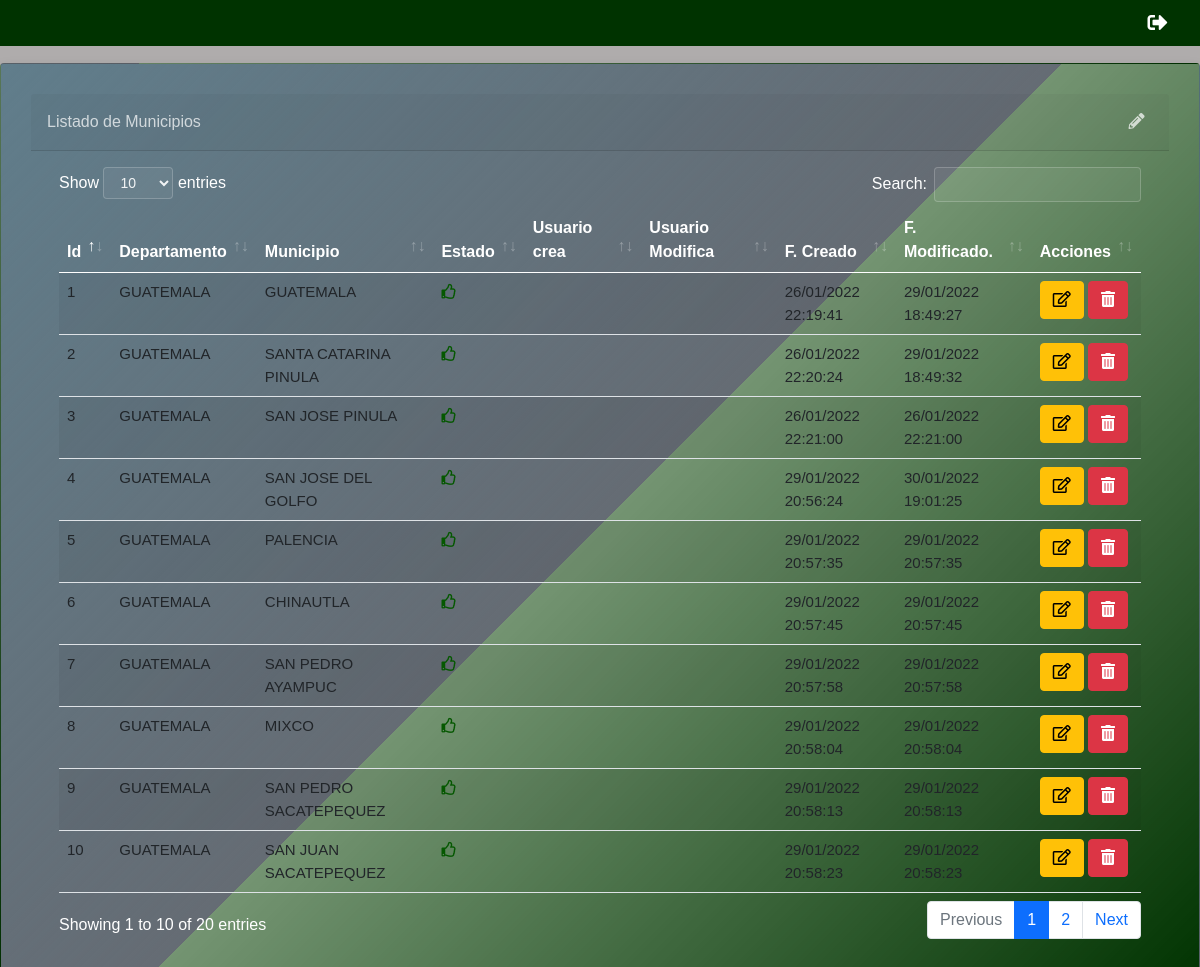
The app's page /link/municipio/list (signed in) with its own data.
### link/models.py (models this page shows, shortened)
class Municipio(ClaseModelo):
    depto = models.ForeignKey(Departamento, on_delete=models.CASCADE)
    muni = models.CharField(max_length=100,
    help_text='Nombre Municipio', unique=True)
    class Meta:
        verbose_name_plural = "Municipios"
        unique_together = ('depto', 'muni')

class Departamento(ClaseModelo):
    nombre = models.CharField(max_length=50,
    unique=True
    )
    iniciales = models.CharField(max_length=10)
    def __str__(self):
        return '{}'.format(self.nombre)
    class Meta:
        verbose_name_plural = "Departamentos"

### link/views.py (the view)
# urls.py: path('municipio/list', municipioview.as_view(), name="municipio_list"),
class municipioview(LoginRequiredMixin, generic.ListView):
    model =  Municipio
    template_name="link/municipio_list.html"
    context_object_name = "obj"
    login_url = "bases:login"

### link/templates/link/municipio_list.html (shortened to what this page needs)
{% extends 'base/base.html' %}
{% block contenido %}
<br><br>
<div class="card shadow mb-4">
    <div
        class="card-header py-3 d-flex flex-row align-items-center justify-content-between">
        <h6 class="m-0 font-weight-bold text-primary">Listado de Municipios</h6>
        <div class="dropdown no-arrow">
            <a class="dropdown-toggle" href="#" role="button" id="dropdownMenuLink"
                data-toggle="dropdown" aria-haspopup="true" aria-expanded="false">
                <i class="fas fa-pencil-alt    "></i>
            </a>
        </div>
    </div>
    <div class="card-body">
        {% if not obj  %}
           <div class="alert alert-info">No hay Municipios Registrados</div>
        {% else %}
        <table class="table table-striped table-hover">
            <thead>
                <th>Id</th>
                <th>Departamento</th>
                <th>Municipio</th>
                <th>Estado</th>
                <th>Usuario crea</th>
                <th>Usuario Modifica</th>
                <th>F. Creado</th>
                <th>F. Modificado.</th>
                <th class="all">Acciones</th>
            </thead>
            <tbody>
                {% for item in obj %}
                <tr>
                    <td>{{item.id}}</td>
                    <td>{{item.depto}}</td>
                    <td>{{ item.muni}}</td>
                    <td onclick="inactivarmun({{item.id}})">
                        {% if item.estado %}
                        <i class="far fa-thumbs-up text-primary"></i>
                        {% else %}
                        <i class="far fa-thumbs-down text-danger"></i>
                        {% endif %}
                    </td>
                    <td>{{ item.uc }}</td>
                    <td>{{ item.um }}</td>
                    <td>{{ item.fc|date:"d/m/Y H:i:s" }}</td>
                    <td>{{ item.fm|date:"d/m/Y H:i:s" }}</td>
                    <td>
                        <button class="btn btn-warning btn-circle" onclick="return abrir_modal('{% url 'link:municipio_edit' item.id %}')">
                        <i class="far fa-edit"></i></button>
                        <a href="{% url 'link:municipio_inactivar' item.id %}" class="btn btn-danger btn-circle" role="button"><i class="fa fa-trash-alt" aria-hidden="true"></i></a>
                    </td>
                </tr>
                {% endfor %}
            </tbody>
        </table>
        {% endif %}
    </div>
</div>
{% endblock %}

### static/base/css/estilo.css (style rules this page uses)
* { margin: 0; padding: 0; box-sizing: border-box; }
body { background: url(https://i.ibb.co/DCN0zZx/Transjr.jpg); background-size: 100%; background-repeat: no-repeat; background-attachment: fixed; overflow-x: hidden; }
body:before { content: ""; width: 100%; height: 190vh; background-color: rgb(175, 173, 173); position: fixed; opacity: 0.87; }
* { margin: 0; padding: 0; font-family: "Poppins", sans-serif; }
.card { background: linear-gradient(-45deg, #003300 0%, #006600a2 50%, #071a2caf 50%, #607d8b 100%) !important; padding: 30px; width: 60%; left: 20%; }
body { font-family: 'Segoe UI', Tahoma, Geneva, Verdana, sans-serif; color: #FFF; background-color: rgb(175, 173, 173); }

### static/base/css/estiloo.css (style rules this page uses)
:root { --bar-color: #003300; --bar-after: #071A2C; --color-green: #77dd77; --color-grey: #ccc; --color-button: #fdffff; --clr: #071A2C; }
* { margin: 0; padding: 0; box-sizing: border-box; }
body { background: url(https://i.ibb.co/DCN0zZx/Transjr.jpg); background-size: 100%; background-repeat: no-repeat; background-attachment: fixed; overflow-x: hidden; }
body:before { content: ""; width: 100%; height: 190vh; background-color: rgb(175, 173, 173); position: fixed; opacity: 0.87; }
* { margin: 0; padding: 0; font-family: "Poppins", sans-serif; }
th { color: white; font-weight: bold; font-size: 13.5px; }
td { font-size: 14px; }
.card { background: linear-gradient(-45deg, #003300 0%, #00660056 50%, #071a2c70 50%, #607d8b 100%) !important; padding: 30px; width: 100%; margin-top: 15px; left: 0%; }
body { font-family: 'Segoe UI', Tahoma, Geneva, Verdana, sans-serif; color: #FFF; background-color: rgb(175, 173, 173); }
th.sorting_asc, th.sorting, th.all_sorting { font-size: 16px; }
tr.odd td, tr.even td { font-size: 15px; }
.text-primary { color: rgba(255, 255, 255, 0.719) !important; }
.dropdown-toggle::after { border: none; }
i.fas.fa-pencil-alt { color: rgba(255, 255, 255, 0.719); }
i.far.fa-thumbs-down, i.far.fa-thumbs-up { cursor: pointer; }
i.far.fa-thumbs-up { color: #055800 !important; }

### records on screen
Municipio: id "1", depto "GUATEMALA", muni "GUATEMALA", estado True (drawn), fc "26/01/2022 22:19:41", fm "29/01/2022 18:49:27"
Municipio: id "2", depto "GUATEMALA", muni "SANTA CATARINA PINULA", estado True (drawn), fc "26/01/2022 22:20:24", fm "29/01/2022 18:49:32"
Municipio: id "3", depto "GUATEMALA", muni "SAN JOSE PINULA", estado True (drawn), fc "26/01/2022 22:21:00", fm "26/01/2022 22:21:00"
Municipio: id "4", depto "GUATEMALA", muni "SAN JOSE DEL GOLFO", estado True (drawn), fc "29/01/2022 20:56:24", fm "30/01/2022 19:01:25"
Municipio: id "5", depto "GUATEMALA", muni "PALENCIA", estado True (drawn), fc "29/01/2022 20:57:35", fm "29/01/2022 20:57:35"
Municipio: id "6", depto "GUATEMALA", muni "CHINAUTLA", estado True (drawn), fc "29/01/2022 20:57:45", fm "29/01/2022 20:57:45"
Municipio: id "7", depto "GUATEMALA", muni "SAN PEDRO AYAMPUC", estado True (drawn), fc "29/01/2022 20:57:58", fm "29/01/2022 20:57:58"
Municipio: id "8", depto "GUATEMALA", muni "MIXCO", estado True (drawn), fc "29/01/2022 20:58:04", fm "29/01/2022 20:58:04"
Municipio: id "9", depto "GUATEMALA", muni "SAN PEDRO SACATEPEQUEZ", estado True (drawn), fc "29/01/2022 20:58:13", fm "29/01/2022 20:58:13"
Municipio: id "10", depto "GUATEMALA", muni "SAN JUAN SACATEPEQUEZ", estado True (drawn), fc "29/01/2022 20:58:23", fm "29/01/2022 20:58:23"
